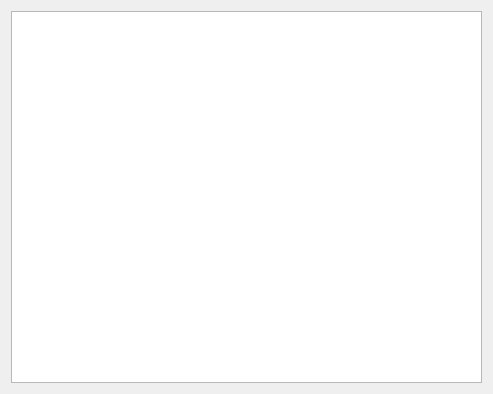
<?xml version="1.0" encoding="UTF-8"?>
<ui version="4.0">
 <class>IPFSSearchResults</class>
 <widget class="QWidget" name="IPFSSearchResults">
  <property name="geometry">
   <rect>
    <x>0</x>
    <y>0</y>
    <width>493</width>
    <height>394</height>
   </rect>
  </property>
  <property name="windowTitle">
   <string>Form</string>
  </property>
  <layout class="QVBoxLayout" name="verticalLayout_2">
   <item>
    <layout class="QVBoxLayout" name="verticalLayout">
     <item>
      <widget class="QTextBrowser" name="browser"/>
     </item>
    </layout>
   </item>
  </layout>
 </widget>
 <resources/>
 <connections/>
</ui>
